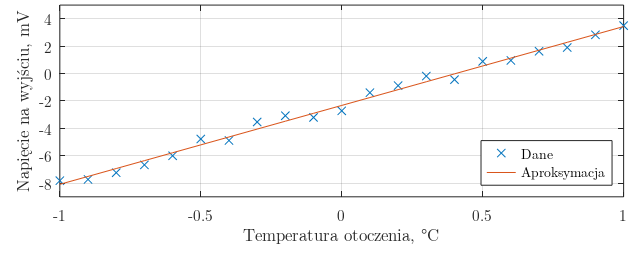

Write MATLAB code to recreate this figure. (Note: this script raises an error after producing the figure.)
# Utwórz nowy wykres (jesli uruchomiono z terminala -- ukryj go)
h = figure('visible', ifelse(isguirunning(), 'on', 'off'));

# Ustaw rozmiar dla rysunku (w przykładzie 16x6.45 cm)
set(h, "paperunits", "centimeters")      # Jednostki wymiarów
set(h, "papersize", [16 6.45])           # Wymiary rysunku
set(h, "paperposition", [0, 0, 16 6.45]) # Pozycja rysunku

# Ustaw marginesy, pozycję i rozmiar rysunku (wymaga wprawy)
set(0, "defaultaxesposition", [0.095, 0.225, 0.895, 0.755])

set(0, "defaulttextfontsize", 11) # Ustaw odpowiedni rozmiar czcionki,
set(0, "defaultaxesfontsize", 11) # uwaga na skalowanie w GNU Octave
set(0, "defaulttextfontname", "Latin Modern Roman") # Ustal jednolity
set(0, "defaultaxesfontname", "Latin Modern Roman") # krój czcionki

# Wygeneruj przykładowe dane do narysowania na ich podstawie wykresu
x = -1 : 0.1 : 1;                # Wygeneruj wartośći X
y = 5.65 * x - 2.75;             # Wygeneruj wartości Y
y = y + 0.95*rand(1, length(y)); # Dodaj trochę szumu na pokaz
p = polyfit(x, y, 1);            # Wykonaj dopasowanie do wielomianu
f = x*p(1) + p(2);               # Wyznacz wartości dla aproksymacji

plot(x, y, "x;Dane;", x, f, "-;Aproksymacja;") # Rysuj wykres
ylabel("Napięcie na wyjściu, mV")              # Ustaw opis osi Y
xlabel("Temperatura otoczenia, °C")            # Ustaw opis osi X
legend('location', 'southeast')                # Ustaw pozycję legendy
xlim([-1 1])                                   # Ustaw zakres osi X
ylim([-9 5])                                   # Ustaw zakres osi Y
grid on                                        # Załącz siatkę
box on                                         # Załącz obwódkę

set_format(gca, 'XY')                          # Ustaw format osi

print("-dsvg", "../obrazki/octave_plot.svg")   # Zapisz do pliku SVG
print("-dtikz", "../obrazki/octave_plot.tex")  # Zapisz do pliku TIKZ
